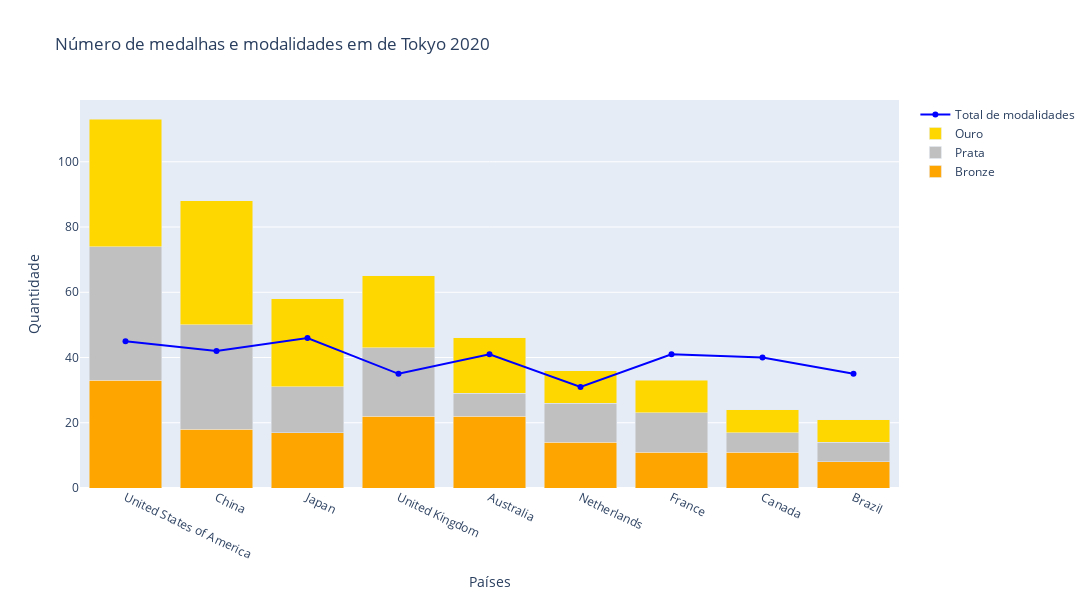

The cell this chart's notebook holds for it:
### Code cell
trace1 = go.Bar(
x=df_medalhas['Países'],
y=df_medalhas['Bronze Tokyo'],
name='Bronze',
marker_color='orange'
)
trace2 = go.Bar(
    x=df_medalhas['Países'],
    y=df_medalhas['Prata Tokyo'],
    name='Prata',
    marker_color='silver'
)
trace3 = go.Bar(
    x=df_medalhas['Países'],
    y = df_medalhas['Ouro Tokyo'],
    name='Ouro',
    marker_color='gold'
)
trace4 = go.Scatter(
    x=df_medalhas['Países'],
    y=df_medalhas['Modalidades'],name='Total de modalidades',
    line = dict(color='blue', width=2)
)

data=[trace1, trace2, trace3, trace4]
layout= go.Layout(
    barmode= 'stack',
    title='Número de medalhas e modalidades em de Tokyo 2020',
    xaxis={'title': 'Países', 'tickangle' : 25},
    yaxis=dict(title='Quantidade'),
    height=600, width=1100
)

fig= go.Figure(data=data, layout=layout)
fig.show()

### Figure 1 — Plotly figure (JSON) as saved in the notebook; plotly's stock layout.template omitted (floating-point values rounded to 4 significant figures)
{"data": [{"marker": {"color": "orange"}, "name": "Bronze", "type": "bar", "x": ["United States of America", "China", "Japan", "United Kingdom", "Australia", "Netherlands", "France", "Canada", "Brazil"], "y": [33, 18, 17, 22, 22, 14, 11, 11, 8]}, {"marker": {"color": "silver"}, "name": "Prata", "type": "bar", "x": ["United States of America", "China", "Japan", "United Kingdom", "Australia", "Netherlands", "France", "Canada", "Brazil"], "y": [41, 32, 14, 21, 7, 12, 12, 6, 6]}, {"marker": {"color": "gold"}, "name": "Ouro", "type": "bar", "x": ["United States of America", "China", "Japan", "United Kingdom", "Australia", "Netherlands", "France", "Canada", "Brazil"], "y": [39, 38, 27, 22, 17, 10, 10, 7, 7]}, {"line": {"color": "blue", "width": 2}, "name": "Total de modalidades", "type": "scatter", "x": ["United States of America", "China", "Japan", "United Kingdom", "Australia", "Netherlands", "France", "Canada", "Brazil"], "y": [45, 42, 46, 35, 41, 31, 41, 40, 35]}], "layout": {"barmode": "stack", "height": 600, "title": {"text": "Número de medalhas e modalidades em de Tokyo 2020"}, "width": 1100, "xaxis": {"tickangle": 25, "title": {"text": "Países"}}, "yaxis": {"title": {"text": "Quantidade"}}}}
